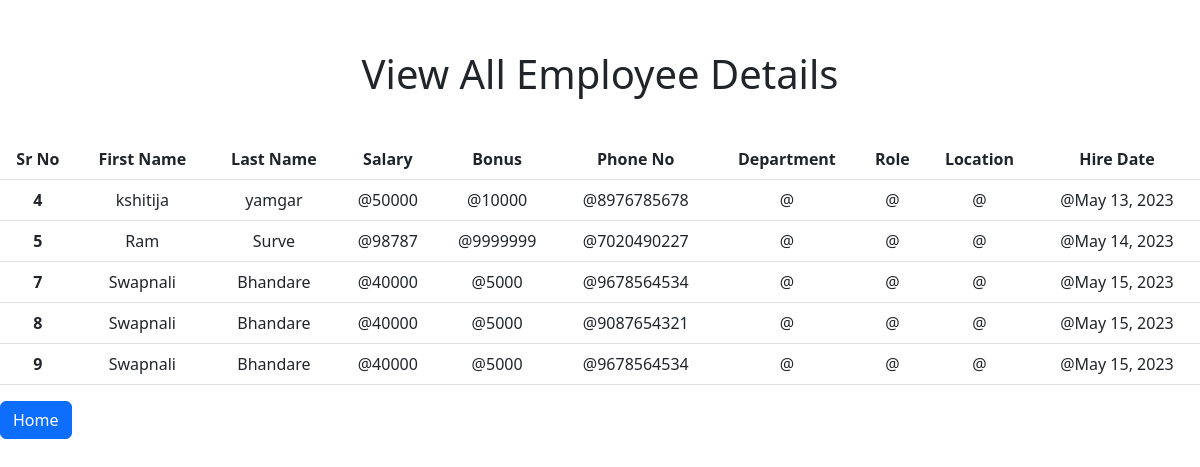
The app's page /all_emp with its own data.
### myapp/models.py (models this page shows, shortened)
class Employee(models.Model):
    first_name = models.CharField(max_length=100, null=False)
    last_name = models.CharField(max_length=100)
    dept = models.CharField(max_length=15)
    salary = models.IntegerField(default=0)
    bonus = models.IntegerField(default=0)
    role = models.CharField(max_length=15)
    phone = models.IntegerField(default=0)
    hire_date = models.DateField()

### myapp/views.py (the view)
# urls.py: path('all_emp', views.all_emp, name='all_emp'),
def all_emp(request):
    emps = Employee.objects.all()
    context = {
        'emps': emps
    }
    return render(request, 'all_emp.html', context)

### templates/all_emp.html (shortened to what this page needs)
<!doctype html>
<html lang="en">
  <head>
    <link rel="stylesheet" href="/static/style.css">
    <link href="https://cdn.jsdelivr.net/npm/bootstrap@5.3.0-alpha3/dist/css/bootstrap.min.css" rel="stylesheet">
  </head>
  <body>
    <div class="mcontainer">
        <h1>View All Employee Details</h1>
        <table class="table bg-dark text-white">
            <thead>
              <tr>
                <th scope="col">Sr No</th>
                <th scope="col">First Name</th>
                <th scope="col">Last Name</th>
                <th scope="col">Salary</th>
                <th scope="col">Bonus</th>
                <th scope="col">Phone No</th>
                <th scope="col">Department</th>
                <th scope="col">Role</th>
                <th scope="col">Location</th>
                <th scope="col">Hire Date</th>
              </tr>
            </thead>
            {% for emp in emps %}
            <tbody>
              <tr>
                <th scope="row"> {{emp.id}} </th>
                <td>{{emp.first_name}}</td>
                <td>{{emp.last_name}}</td>
                <td>@{{emp.salary}}</td>
                <td>@{{emp.bonus}}</td>
                <td>@{{emp.phone}}</td>
                <td>@{{emp.role.name}}</td>
                <td>@{{emp.dept.name}}</td>
                <td>@{{emp.dept.location}}</td>
                <td>@{{emp.hire_date}}</td>
              </tr>
            </tbody>
            {% endfor %}
          </table>
    </div>
    <div class="bbox">
      <a class="btn btn-primary" href="/" role="button">Home</a>
    </div> <br> <br>
  </body>
</html>

### static/style.css (style rules this page uses)
* { margin: 0; padding: 0; }
body h1 { text-align: center; }
.mcontainer { margin-top: 50px; align-items: center; text-align: center; justify-content: center; display: flex; flex-direction: column; }

### records on screen
Employee: id "4", first_name "kshitija", last_name "yamgar", salary "50000", bonus "10000", phone "8976785678", hire_date "May 13, 2023"
Employee: id "5", first_name "Ram", last_name "Surve", salary "98787", bonus "9999999", phone "7020490227", hire_date "May 14, 2023"
Employee: id "7", first_name "Swapnali", last_name "Bhandare", salary "40000", bonus "5000", phone "9678564534", hire_date "May 15, 2023"
Employee: id "8", first_name "Swapnali", last_name "Bhandare", salary "40000", bonus "5000", phone "9087654321", hire_date "May 15, 2023"
Employee: id "9", first_name "Swapnali", last_name "Bhandare", salary "40000", bonus "5000", phone "9678564534", hire_date "May 15, 2023"
